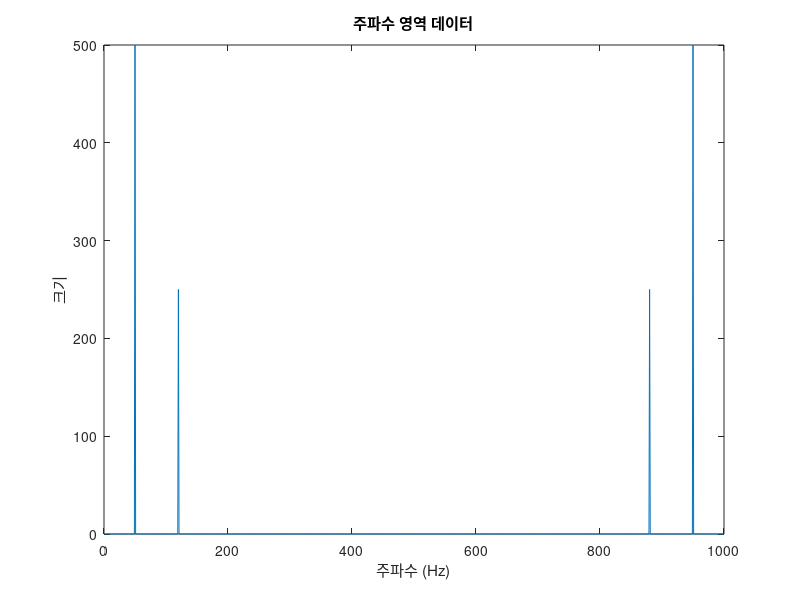

MATLAB code to generate this figure:
% 데이터 준비 (예: 사인파 데이터)
fs = 1000; % 샘플링 주파수 (Hz)
t = 0:1/fs:1-1/fs; % 시간 벡터 (1초 동안)
signal = sin(2*pi*50*t) + 0.5*sin(2*pi*120*t);

% 푸리에 변환 수행
N = length(signal); % 데이터 포인트 수
f = (0:N-1)*(fs/N); % 주파수 벡터
X = fft(signal);

% 복소수형태의 주파수 성분 데이터를 절댓값으로 변환
magnitude = abs(X);

% 주파수 성분 시각화
plot(f, magnitude)
xlabel('주파수 (Hz)')
ylabel('크기')
title('주파수 영역 데이터')
